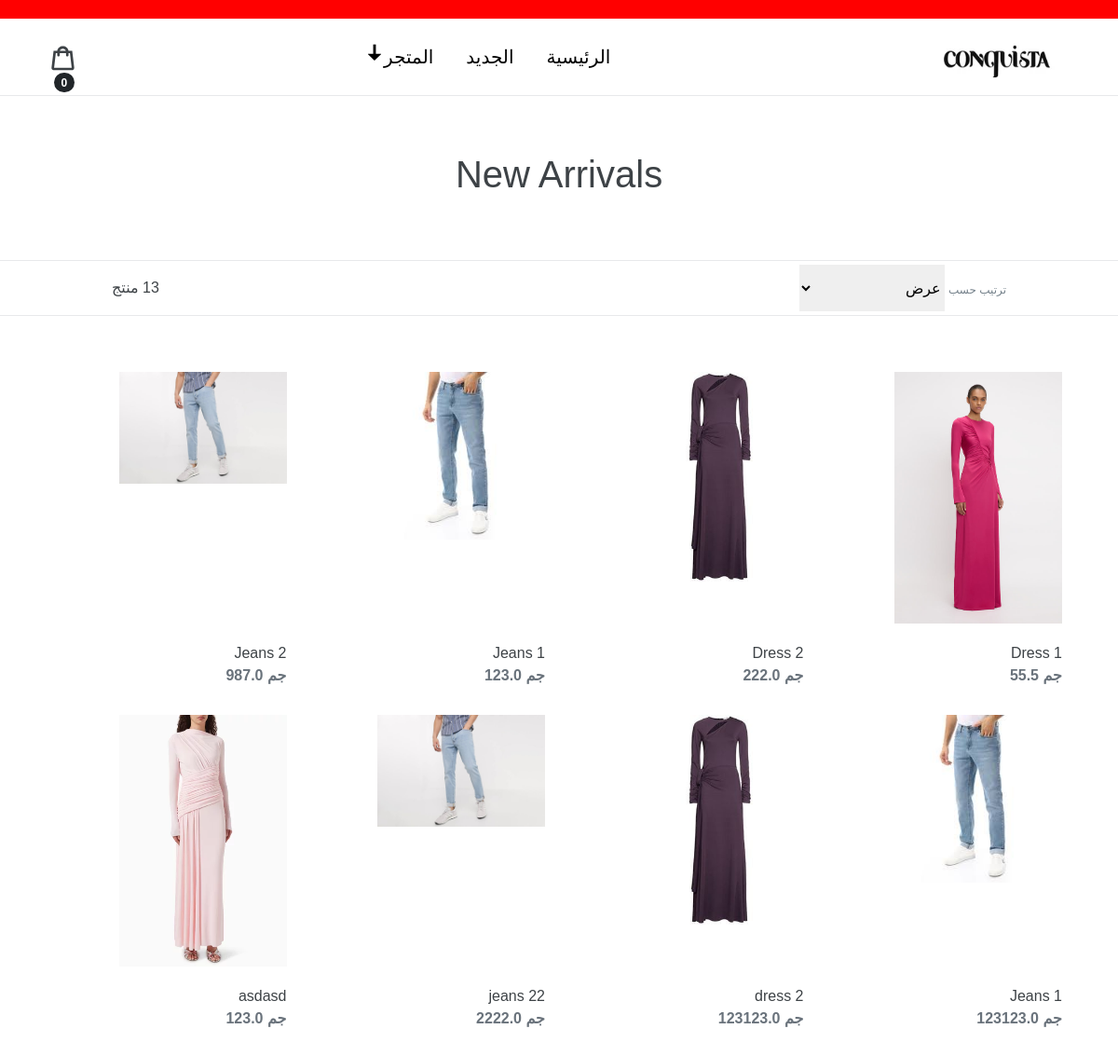
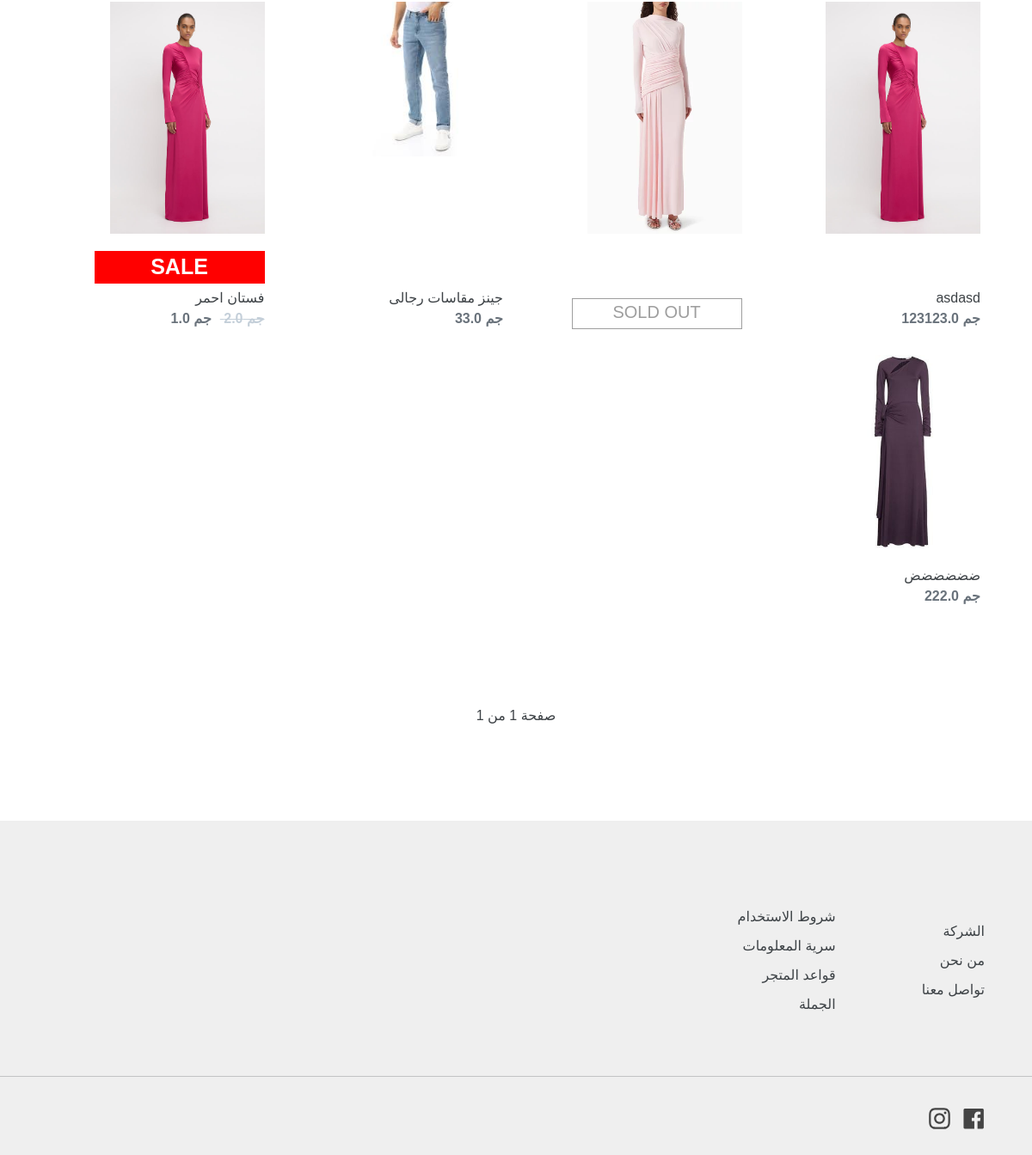
Page /new_arrivals (signed in) on the committed database (2 pictures, top to bottom).
### store/models.py (models this page shows, shortened)
class Product(models.Model):
    name = models.CharField(max_length=200,blank=True,null=True)
    price = models.FloatField(blank=True,null=True)
    category=models.ForeignKey(Category,on_delete=models.CASCADE)
    size=models.ManyToManyField(Size,through='ProductSize',blank=True)
    isNew = models.BooleanField(default=False,verbose_name="منتج جديد")
    isOnSale = models.BooleanField(default=False,verbose_name="المنتج عليه عرض")
    SalePrice = models.FloatField(default=0,blank=True,null=False,verbose_name="سعر العرض")
    isSoldOut = models.BooleanField(default=False,verbose_name="المنتج غير متاح")
    slug = models.SlugField(max_length=200,null=True,blank=True,allow_unicode=True)
    desc = models.TextField(blank=True,null=True)
    image = models.ImageField()

### store/views.py (the view)
# urls.py: path('new_arrivals',newArriavalPage,name="new-arrivals"),
def newArriavalPage(request):
    sortType = request.GET.get('filter_by')
    productsNew  = SortingProducts(sortType,True)
    paginator = Paginator(productsNew, 16)
    page_number = request.GET.get("page")
    page_obj = paginator.get_page(page_number)
    context={'sort':sortType,"page_obj": page_obj,"count":productsNew.count()}
    return render(request,"store/new-arrivals.html",context)

### store/context_processors.py (called while the page is built)
def store_menu(request):
    menu_items = Category.objects.all()
    logo = logoURL()
    return {'menu_items':menu_items,'logo':logo}

def logoURL():
    try:
        logo = WebSiteInfo.objects.get().Logo.url
        return logo
    except:
        return ''

def cart_badge(request):
    try:
        cart = json.loads(request.COOKIES['cart'])
    except:
        cart = {}
    cart_items=0
    for i in cart:
        cart_items += int(cart[i]['quantity'])
    return {'cart_items':cart_items}

### store/views.py (called while the page is built, shortened)
def SortingProducts(key,isNew,subCat=""):
    if subCat=="":
        if isNew:
            if key == "manual":
                return Product.objects.all().order_by('-pk').filter(isNew=True)
            if key == "HighToLow":
                return Product.objects.all().order_by('-price').filter(isNew=True)
            if key == "LowToHigh":
                return Product.objects.all().order_by('price').filter(isNew=True)
        return Product.objects.all()

### store/templates/store/new-arrivals.html (shortened to what this page needs)
{% extends 'store/base.html' %}
{% load static %}
{% block content %}
<div class="title">
    <h1>New Arrivals</h1>
</div>
<div class="bar">
    <div class="filters-bar-container">
        <form action="{% url 'new-arrivals' %}" method="get" name="filterForm" id="filter">
            <label class="filters-toolbar-label select-labe" for="SortBy">ترتيب حسب</label>
            <select name="filter_by" onchange='document.filterForm.submit();'>
                <option value="manual" {% if sort == 'manual' %}selected{% endif %}>عرض</option>
            </select>
        </form>
    </div>
    <span class="filters-toolbar-product-count">{{count}} منتج</span>
</div>
<div class="grid-container">
    {% for prod in page_obj %}
        <div class="product-card">
            <a href="{% url 'product' prod.slug %}" class="card-anchor">
            </a>
            <div>
                <img
                    class="grid-image"
                    src="{{prod.image.url}}"
                    alt="{{prod.name}}" />
            </div>
            {% if prod.isSoldOut %}
            <div class="sold-out">SOLD OUT</div>
            {% else %}
                {% if prod.isOnSale %}
                <div class="sale">SALE</div>
                {% endif %}
                <div>
                    <div class="product-card-title">{{prod.name}}</div>
                    {% if prod.isOnSale %}
                    <span class="price-item saleClass"> جم {{prod.price}} </span>
                    <span class="price-item"> جم {{prod.SalePrice}} </span>
                    {% else %}
                    <span class="price-item"> جم {{prod.price}} </span>
                    {% endif %}
                </div>
            {% endif %}
        </div>
    {% endfor %}
</div>
<div class="pagination">
    <div class="pagination-text">صفحة <span>{{ page_obj.number }}</span> من <span>{{ page_obj.paginator.num_pages }}</span></div>
</div>
{% endblock content %}

### static/css/main2.css (style rules this page uses)
* { margin: 0; padding: 0; box-sizing: border-box; font-family: "Gill Sans", sans-serif; }
a { text-decoration: none; color: #3d4246; }
body { font-family: "Work Sans", sans-serif; font-size: 16px; line-height: 1.5; font-weight: 400; font-style: normal; color: #3d4246; background-color: #fff; }
.grid-container { display: grid; grid-template-columns: repeat(4, 1fr); justify-content: center; margin: 5%; gap: 30px; }
.price-item { color: #69727b; font-weight: 600; }
.product-card { position: relative; width: 80%; max-height: 400px; display: flex; flex-direction: column; justify-content: space-between; gap: 20px; }
.card-anchor { position: absolute; top: 0; right: 0; bottom: 0; left: 0; z-index: 2; }
.title { display: flex; justify-content: center; }
.title h1 { padding: 60px; }
.bar { border-top: 1px solid #e8e9eb; border-bottom: 1px solid #e8e9eb; display: flex; align-items: center; justify-content: space-between; height: 60px; padding: 0 10% 0 10%; }
label { cursor: pointer; font-size: 0.75em; text-transform: uppercase; margin-bottom: 5px; font-weight: 400; color: #74808a; line-height: 1.5; }
select { border: none; height: 50px; }
option { font-size: 20px; }
.filters-bar-container { display: flex; gap: 40px; }
.pagination { display: flex; justify-content: center; align-items: center; padding: 55px; gap: 50px; }
.grid-image { max-width: 180px; }
.sale { background-color: red; color: white; text-align: center; font-size: 25px; font-weight: 700; margin-bottom: -15px; }
.saleClass { text-decoration: line-through; margin-left: 10px; color: #c4cfd9; }
.sold-out { background-color: transparent; color: #9e9e9e; text-align: center; font-size: 20px; border: 1px solid; height: 36px; }

### rows in the picture
Product: image (picture), name "Dress 1", price "55.5"
Product: image (picture), name "Dress 2", price "222.0"
Product: image (picture), name "Jeans 1", price "123.0"
Product: image (picture), name "Jeans 2", price "987.0"
Product: image (picture), name "Jeans 1", price "123123.0"
Product: image (picture), name "dress 2", price "123123.0"
Product: image (picture), name "jeans 22", price "2222.0"
Product: image (picture), name "asdasd", price "123.0"
Product: image (picture), name "asdasd", price "123123.0"
Product: image (picture), isSoldOut "SOLD OUT"
Product: image (picture), name "جينز مقاسات رجالى", price "33.0"
Product: image (picture), isOnSale "SALE", name "فستان احمر", price "2.0", SalePrice "1.0"
Product: image (picture), name "ضضضضضض", price "222.0"

### other values in the picture
{{ cart_items }} "0"
{{ page_obj.number }} "1"
{{ page_obj.paginator.num_pages }} "1"
